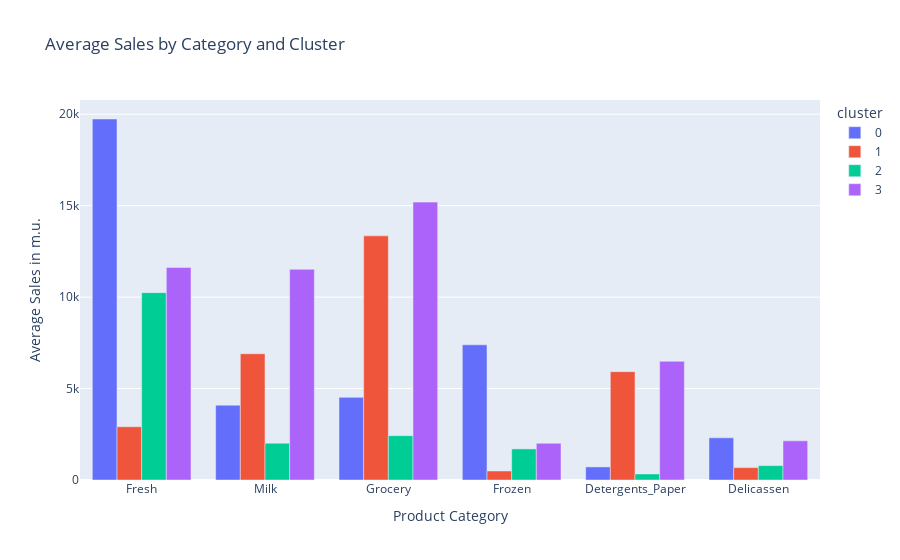

The notebook cell this image was saved under:
### Markdown cell above
* Cluster # 3 purchases the most Fesh, and the least milk, and low amount of Detergent.
* Cluster # 2 - lowest purchaser in all categories, except ranked 3rd in Frozen
* Cluster # 0 top purchaser in Milk, Grocery, Detergents, Delicassen, second largest Purchaser of Frozen and fresh
* Cluster # 1  - middle/back of the pack purchaser

### Code cell
# interactive version
fig.show()

### Figure 1 — Plotly figure (JSON) as saved in the notebook; plotly's stock layout.template omitted (floating-point values rounded to 4 significant figures)
{"data": [{"alignmentgroup": "True", "hovertemplate": "cluster=0<br>variable=%{x}<br>value=%{y}<extra></extra>", "legendgroup": "0", "marker": {"color": "#636efa", "pattern": {"shape": ""}}, "name": "0", "offsetgroup": "0", "orientation": "v", "showlegend": true, "textposition": "auto", "type": "bar", "x": ["Fresh", "Milk", "Grocery", "Frozen", "Detergents_Paper", "Delicassen"], "xaxis": "x", "y": [19740.0, 4092.0, 4518.0, 7391.0, 715.1, 2306.0], "yaxis": "y"}, {"alignmentgroup": "True", "hovertemplate": "cluster=1<br>variable=%{x}<br>value=%{y}<extra></extra>", "legendgroup": "1", "marker": {"color": "#EF553B", "pattern": {"shape": ""}}, "name": "1", "offsetgroup": "1", "orientation": "v", "showlegend": true, "textposition": "auto", "type": "bar", "x": ["Fresh", "Milk", "Grocery", "Frozen", "Detergents_Paper", "Delicassen"], "xaxis": "x", "y": [2913.0, 6903.0, 13350.0, 493.4, 5924.0, 679.1], "yaxis": "y"}, {"alignmentgroup": "True", "hovertemplate": "cluster=2<br>variable=%{x}<br>value=%{y}<extra></extra>", "legendgroup": "2", "marker": {"color": "#00cc96", "pattern": {"shape": ""}}, "name": "2", "offsetgroup": "2", "orientation": "v", "showlegend": true, "textposition": "auto", "type": "bar", "x": ["Fresh", "Milk", "Grocery", "Frozen", "Detergents_Paper", "Delicassen"], "xaxis": "x", "y": [10240.0, 2013.0, 2425.0, 1700.0, 329.8, 786.3], "yaxis": "y"}, {"alignmentgroup": "True", "hovertemplate": "cluster=3<br>variable=%{x}<br>value=%{y}<extra></extra>", "legendgroup": "3", "marker": {"color": "#ab63fa", "pattern": {"shape": ""}}, "name": "3", "offsetgroup": "3", "orientation": "v", "showlegend": true, "textposition": "auto", "type": "bar", "x": ["Fresh", "Milk", "Grocery", "Frozen", "Detergents_Paper", "Delicassen"], "xaxis": "x", "y": [11620.0, 11520.0, 15190.0, 2010.0, 6489.0, 2142.0], "yaxis": "y"}], "layout": {"autosize": true, "barmode": "group", "legend": {"title": {"text": "cluster"}, "tracegroupgap": 0}, "title": {"text": "Average Sales by Category and Cluster"}, "xaxis": {"anchor": "y", "autorange": true, "domain": [0, 1], "range": [-0.5, 5.5], "title": {"text": "Product Category"}, "type": "category"}, "yaxis": {"anchor": "x", "autorange": true, "domain": [0, 1], "range": [0, 20780.0], "title": {"text": "Average Sales in m.u."}, "type": "linear"}}}
